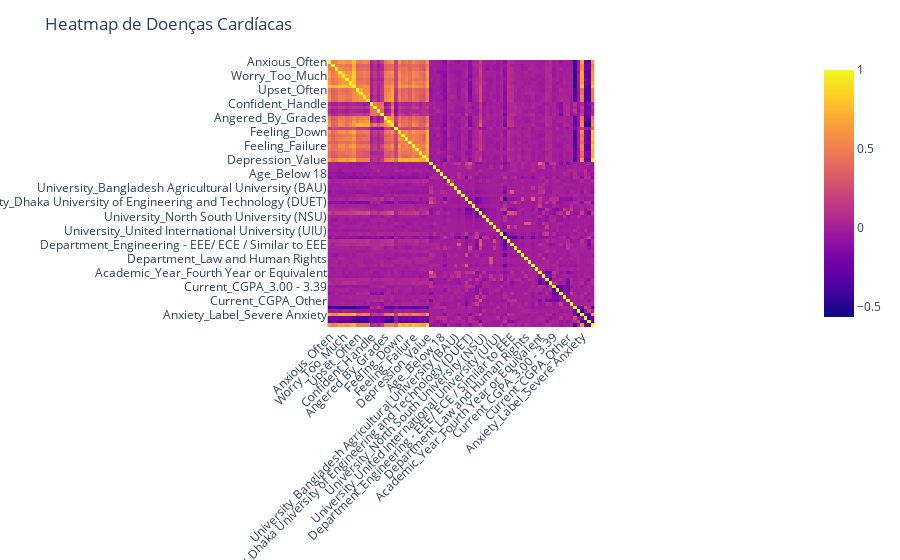

The code cell stored with this chart in its notebook:
### Code cell
#Fazendo um heatmap para ver quais categorias tem uma maior relação com a variável target (Sinalizando a o diagnóstico de doenças cardíacas)
fig = px.imshow(df_final.corr())

#Mudar o layout do heatmap 
fig.update_layout(title="Heatmap de Doenças Cardíacas",xaxis=dict(tickangle=-45),)

fig.show()

### Figure 1 — Plotly figure (JSON) as saved in the notebook; plotly's stock layout.template omitted (floating-point values rounded to 4 significant figures; data arrays with more than 128 entries replaced by an {"elided": "..."} marker saying what was removed)
{"data": [{"coloraxis": "coloraxis", "hovertemplate": "x: %{x}<br>y: %{y}<br>color: %{z}<extra></extra>", "name": "0", "type": "heatmap", "x": ["Anxious_Often", "Worry_Often", "Relax_Trouble", "Irritated_Often", "Worry_Too_Much", "Restless_Often", "Fearful_Often", "Anxiety_Value", "Upset_Often", "Control_Loss", "Stress_Often", "Cope_Difficulty", "Confident_Handle", "Things_Going_Well", "Control_Irritation", "Top_Performance_Feel", "Angered_By_Grades", "Difficulties_Piling_Up", "Stress_Value", "Little_Interest", "Feeling_Down", "Sleep_Trouble", "Low_Energy", "Appetite_Problems", "Feeling_Failure", "Concentration_Trouble", "Movement_Trouble", "Self_Harm_Thoughts", "Depression_Value", "Age_23-26", "Age_27-30", "Age_Above 30", "Age_Below 18", "Gender_Male", "Gender_Prefer not to say", "University_BRAC University", "University_Bangladesh Agricultural University (BAU)", "University_Bangladesh University of Engineering and Technology (BUET)", "University_Daffodil University", "University_Dhaka University (DU)", "University_Dhaka University of Engineering and Technology (DUET)", "University_East West University (EWU)", "University_Independent University, Bangladesh (IUB)", "University_Islamic University of Technology (IUT)", "University_North South University (NSU)", "University_Patuakhali Science and Technology University", "University_Rajshahi University (RU)", "University_Rajshahi University of Engineering and Technology (RUET)", "University_United International University (UIU)", "Department_Business and Entrepreneurship Studies", "Department_Engineering - CS / CSE / CSC / Similar to CS", "Department_Engineering - Civil Engineering / Similar to CE", "Department_Engineering - EEE/ ECE / Similar to EEE", "Department_Engineering - Mechanical Engineering / Similar to ME", "Department_Engineering - Other", "Department_Environmental and Life Sciences", "Department_Law and Human Rights", "Department_Liberal Arts and Social Sciences", "Department_Other", "Department_Pharmacy and Public Health", "Academic_Year_Fourth Year or Equivalent", "Academic_Year_Other", "Academic_Year_Second Year or Equivalent", "Academic_Year_Third Year or Equivalent", "Current_CGPA_3.00 - 3.39", "Current_CGPA_3.40 - 3.79", "Current_CGPA_3.80 - 4.00", "Current_CGPA_Below 2.50", "Current_CGPA_Other", "Scholarship_Yes", "Anxiety_Label_Minimal Anxiety", "Anxiety_Label_Moderate Anxiety", "Anxiety_Label_Severe Anxiety", "Stress_Label_Low Stress", "Stress_Label_Moderate Stress", "Depression_Label"], "xaxis": "x", "y": ["Anxious_Often", "Worry_Often", "Relax_Trouble", "Irritated_Often", "Worry_Too_Much", "Restless_Often", "Fearful_Often", "Anxiety_Value", "Upset_Often", "Control_Loss", "Stress_Often", "Cope_Difficulty", "Confident_Handle", "Things_Going_Well", "Control_Irritation", "Top_Performance_Feel", "Angered_By_Grades", "Difficulties_Piling_Up", "Stress_Value", "Little_Interest", "Feeling_Down", "Sleep_Trouble", "Low_Energy", "Appetite_Problems", "Feeling_Failure", "Concentration_Trouble", "Movement_Trouble", "Self_Harm_Thoughts", "Depression_Value", "Age_23-26", "Age_27-30", "Age_Above 30", "Age_Below 18", "Gender_Male", "Gender_Prefer not to say", "University_BRAC University", "University_Bangladesh Agricultural University (BAU)", "University_Bangladesh University of Engineering and Technology (BUET)", "University_Daffodil University", "University_Dhaka University (DU)", "University_Dhaka University of Engineering and Technology (DUET)", "University_East West University (EWU)", "University_Independent University, Bangladesh (IUB)", "University_Islamic University of Technology (IUT)", "University_North South University (NSU)", "University_Patuakhali Science and Technology University", "University_Rajshahi University (RU)", "University_Rajshahi University of Engineering and Technology (RUET)", "University_United International University (UIU)", "Department_Business and Entrepreneurship Studies", "Department_Engineering - CS / CSE / CSC / Similar to CS", "Department_Engineering - Civil Engineering / Similar to CE", "Department_Engineering - EEE/ ECE / Similar to EEE", "Department_Engineering - Mechanical Engineering / Similar to ME", "Department_Engineering - Other", "Department_Environmental and Life Sciences", "Department_Law and Human Rights", "Department_Liberal Arts and Social Sciences", "Department_Other", "Department_Pharmacy and Public Health", "Academic_Year_Fourth Year or Equivalent", "Academic_Year_Other", "Academic_Year_Second Year or Equivalent", "Academic_Year_Third Year or Equivalent", "Current_CGPA_3.00 - 3.39", "Current_CGPA_3.40 - 3.79", "Current_CGPA_3.80 - 4.00", "Current_CGPA_Below 2.50", "Current_CGPA_Other", "Scholarship_Yes", "Anxiety_Label_Minimal Anxiety", "Anxiety_Label_Moderate Anxiety", "Anxiety_Label_Severe Anxiety", "Stress_Label_Low Stress", "Stress_Label_Moderate Stress", "Depression_Label"], "yaxis": "y", "z": {"elided": "76x76 float values"}}], "layout": {"coloraxis": {"colorscale": [[0, "#0d0887"], [0.1111, "#46039f"], [0.2222, "#7201a8"], [0.3333, "#9c179e"], [0.4444, "#bd3786"], [0.5556, "#d8576b"], [0.6667, "#ed7953"], [0.7778, "#fb9f3a"], [0.8889, "#fdca26"], [1, "#f0f921"]]}, "margin": {"t": 60}, "title": {"text": "Heatmap de Doenças Cardíacas"}, "xaxis": {"anchor": "y", "constrain": "domain", "domain": [0, 1], "scaleanchor": "y", "tickangle": -45}, "yaxis": {"anchor": "x", "autorange": "reversed", "constrain": "domain", "domain": [0, 1]}}}
